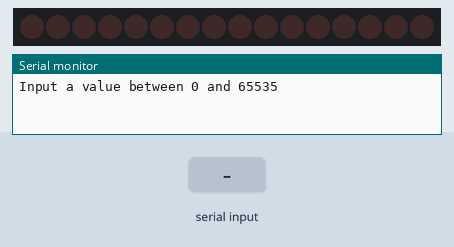
Simulated run of this sketch. Board: Arduino Uno, built with avr-gcc and run on an emulated ATmega328P. Shown: 16 shift-register outputs drawn as a row of LEDs (first output left, lit = HIGH), the last lines printed to the serial monitor. Wiring (inferred from the names in the program): 2 × shift register (74HC595): data pin 11; shift clock pin 12; latch pin 8. Wiring (inferred from the signals the program sends): row of LEDs: on Q0, Q1, Q2, Q3, Q4, Q5, Q6, Q7, Q8, Q9, Q10, Q11, Q12, Q13, Q14, Q15. Inputs (shaded band) come from the test bench.

Above: at 1.2 s.
1.3 s: "90,45\n" received over Serial
At 1.36 s:
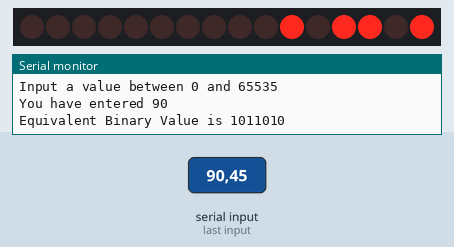
2.9 s: "30,150\n" received over Serial
At 2.91 s:
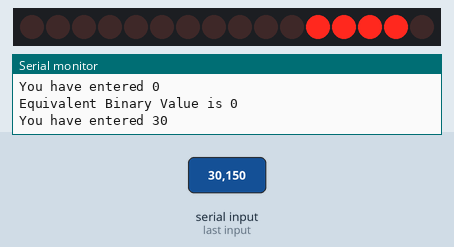
4.5 s: "5\n" received over Serial
At 4.51 s:
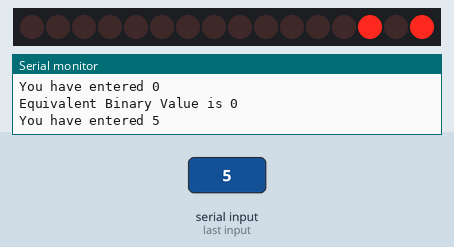
6.0 s: "200\n" received over Serial
At 6.01 s:
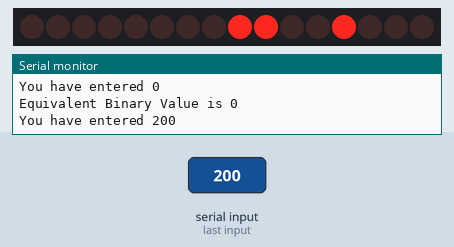
Timing chart, 0 to 8.5 s (numbered marks = the images above; inputs shaded):
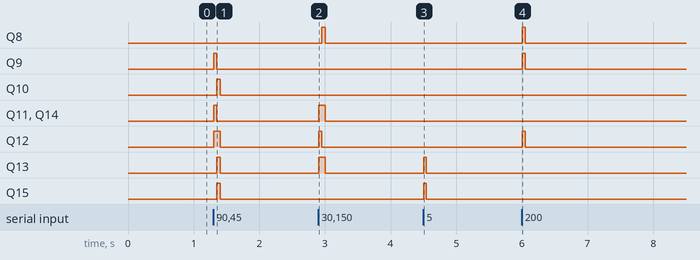

The sketch:

74hc595_serial_input.ino
```cpp
// pushData function based on code from Carlyn Maw,Tom Igoe
// Modified for multiple 74hc595 chips by Steve Clements 2019

// Use the serial interface to input any number between 1 and
// 65535 to display the binary value using a 74hc595 and sixteen LEDs

//Pin connected to ST_CP of 74HC595 (pin 12)
int latchPin = 8;
//Pin connected to SH_CP of 74HC595 (pin 11)
int clockPin = 12;
////Pin connected to DS of 74HC595 (pin 14)
int dataPin = 11;

void setup() {
  //set pins to output because they are addressed in the main loop
  pinMode(latchPin, OUTPUT);
  pinMode(clockPin, OUTPUT);
  pinMode(dataPin, OUTPUT);
  pushData(0, 0); // reset all LEDS to off
  Serial.begin(9600);
  Serial.println("Input a value between 0 and 65535");
  Serial.setTimeout(10);

}

void loop (){
  // Read serial input:
  while (Serial.available() == 0) {}
    long inputValue = Serial.parseInt();
    Serial.print("You have entered "); Serial.println(inputValue);
    Serial.print("Equivalent Binary Value is "); Serial.println(inputValue, BIN);

    long high_byte = inputValue/256;
    long low_byte = inputValue - (high_byte * 256);

    pushData(low_byte, high_byte);

  }

void pushData(byte fstByte, byte scndByte){

  // pull latch pin low to accept data
  digitalWrite(latchPin, LOW);
  // push the firstbyte into chip 1
  shiftOut(dataPin, clockPin, LSBFIRST, fstByte);
  // push the second byte into chip 1, which pushes the first byte into chip 2
  shiftOut(dataPin, clockPin, LSBFIRST, scndByte);
  // pull latch pin high to stop accepting data
  digitalWrite(latchPin, HIGH);
  //delay(tDelay);

}
```

Measured:
- after the input at 1.3 s, Q9, Q11, Q14: LOW → HIGH at once, → LOW 0.05 s later; Q10, Q13, Q15: LOW → HIGH after 0.05 s, → LOW 0.05 s later; Q12: LOW → HIGH at once, → LOW 0.10 s later
- after the input at 2.9 s, Q8: LOW → HIGH after 0.05 s, → LOW 0.05 s later; Q11, Q13, Q14: LOW → HIGH at once, → LOW 0.10 s later; Q12: LOW → HIGH at once, → LOW 0.05 s later
- after the input at 4.5 s, Q13, Q15: LOW → HIGH at once, → LOW 0.04 s later
- after the input at 6.0 s, Q8, Q9, Q12: LOW → HIGH at once, → LOW 0.04 s later
